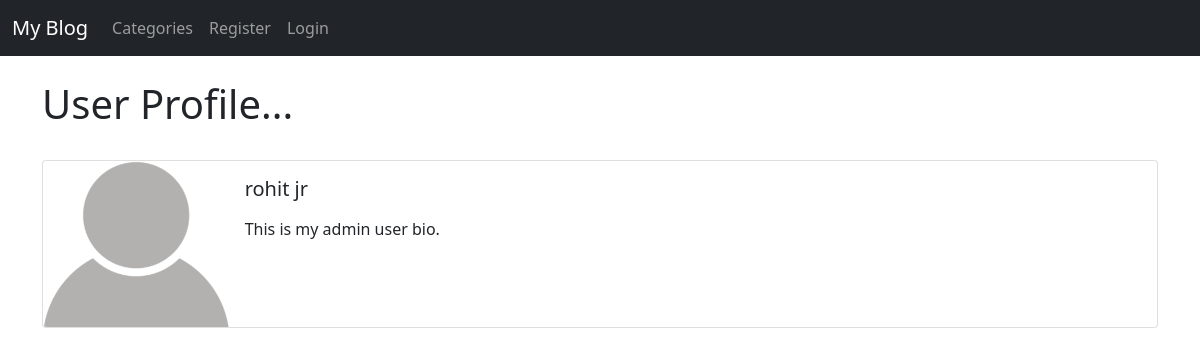
/members/1/profile/, run on the app's committed database.
### blog/models.py (models this page shows, shortened)
class Profile(models.Model):
    user = models.OneToOneField(User, null=True, on_delete=models.CASCADE)
    bio = models.TextField()
    profile_pic = models.ImageField(null=True, blank=True, upload_to="images/profile/")
    website_url = models.CharField(max_length=255, null=True, blank=True)
    facebook_url = models.CharField(max_length=255, null=True, blank=True)
    twitter_url = models.CharField(max_length=255, null=True, blank=True)
    instagram_url = models.CharField(max_length=255, null=True, blank=True)
    pinterest_url = models.CharField(max_length=255, null=True, blank=True)

### members/views.py (the view)
# urls.py: path('<int:pk>/profile/', ShowProfilePageView.as_view(), name='show_profile_page'),
class ShowProfilePageView(DetailView):
    model = Profile
    template_name = 'registration/user_profile.html'
    def get_context_data(self, *args, **kwargs):
        context = super(ShowProfilePageView, self).get_context_data(*args, **kwargs)
        page_user = get_object_or_404(Profile, id=self.kwargs['pk'])
        context["page_user"] = page_user
        return context

### members/templates/registration/user_profile.html (shortened to what this page needs)
{% extends 'base.html' %}
{% load static %}
{% block content %}
<h1>User Profile...</h1>
    <br/>
    <div class="card mb-3">
  <div class="row g-0">
    <div class="col-md-2">
    {% if page_user.profile_pic %}
        <img src="{{ page_user.profile_pic.url }}" class="img-fluid rounded-start">
    {% else %}
        <img src="{% static 'blog/images/default_profile_pic.png' %}" class="img-fluid rounded-start">
    {% endif %}
    </div>
    <div class="col-md-10">
      <div class="card-body">
        <h5 class="card-title">
            {{ page_user.user.first_name }}
            {{ page_user.user.last_name }}
        </h5>
        <p class="card-text">
            {{ page_user.bio }}
        </p>
      </div>
    </div>
  </div>
</div>
    <br/><br/>
{% endblock %}

### data on the page
Profile: user.first_name "rohit", user.last_name "jr", bio "This is my admin user bio."
